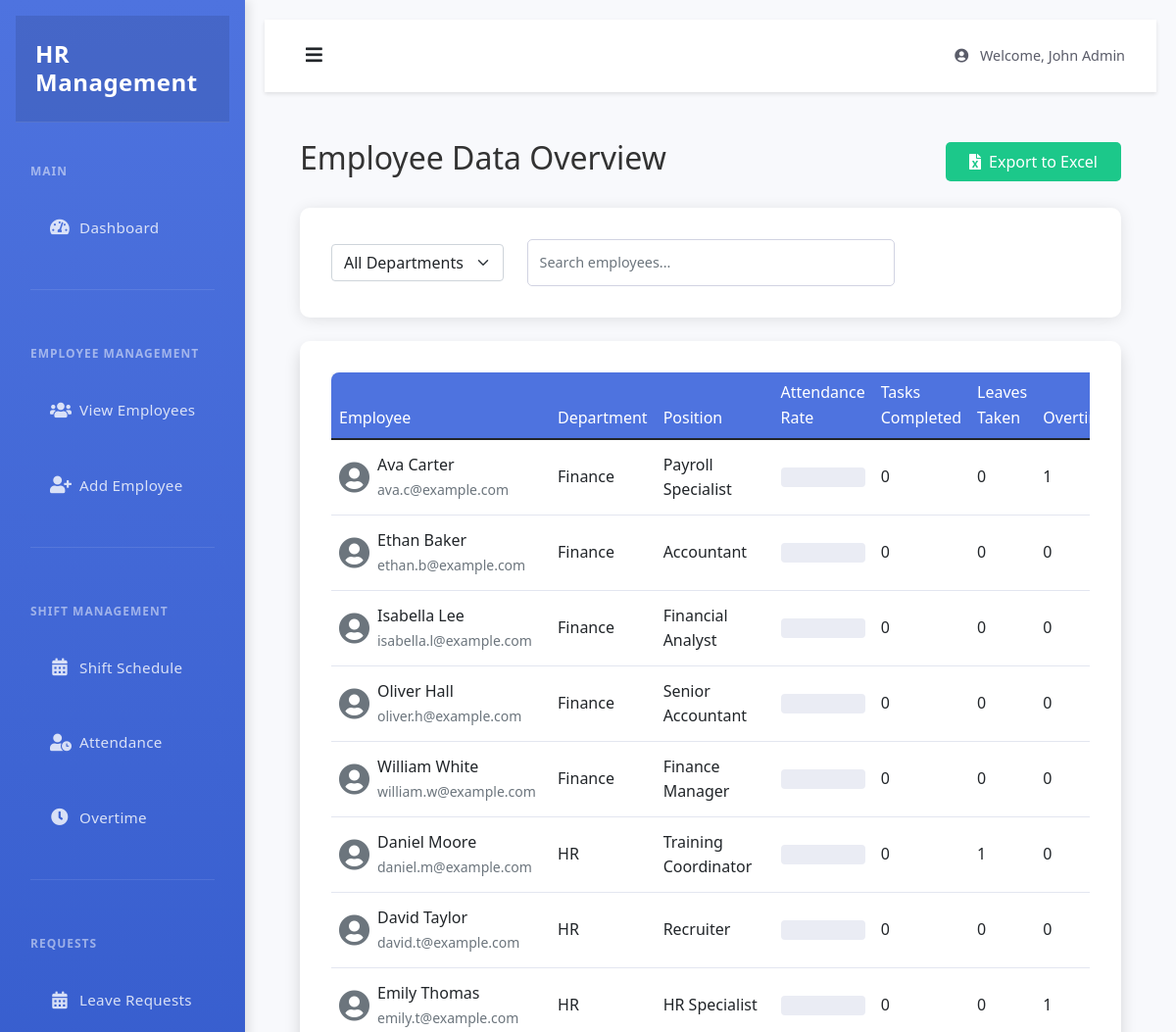
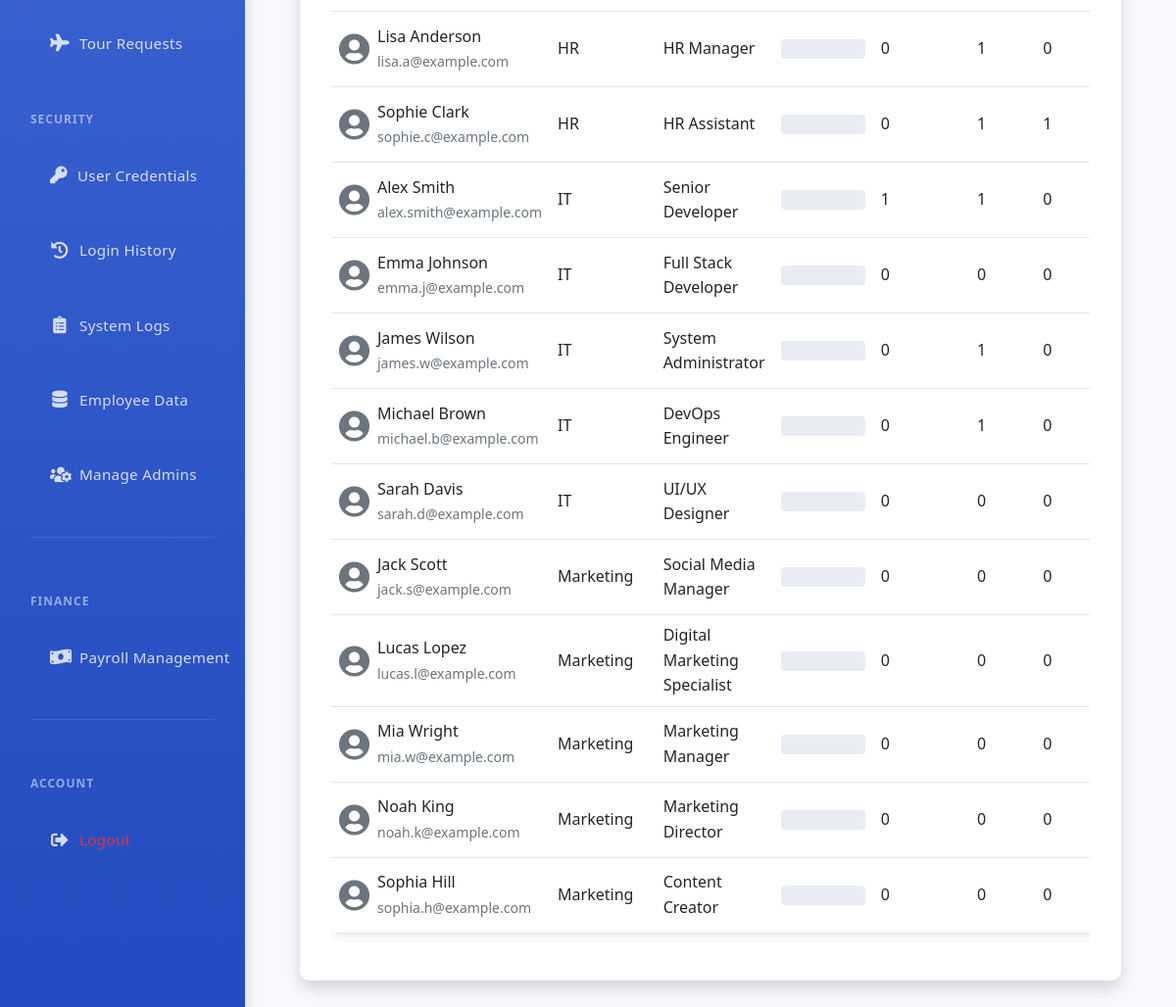
Page /admin/employees-data (signed in) on the earlier database version (2 pictures, top to bottom).
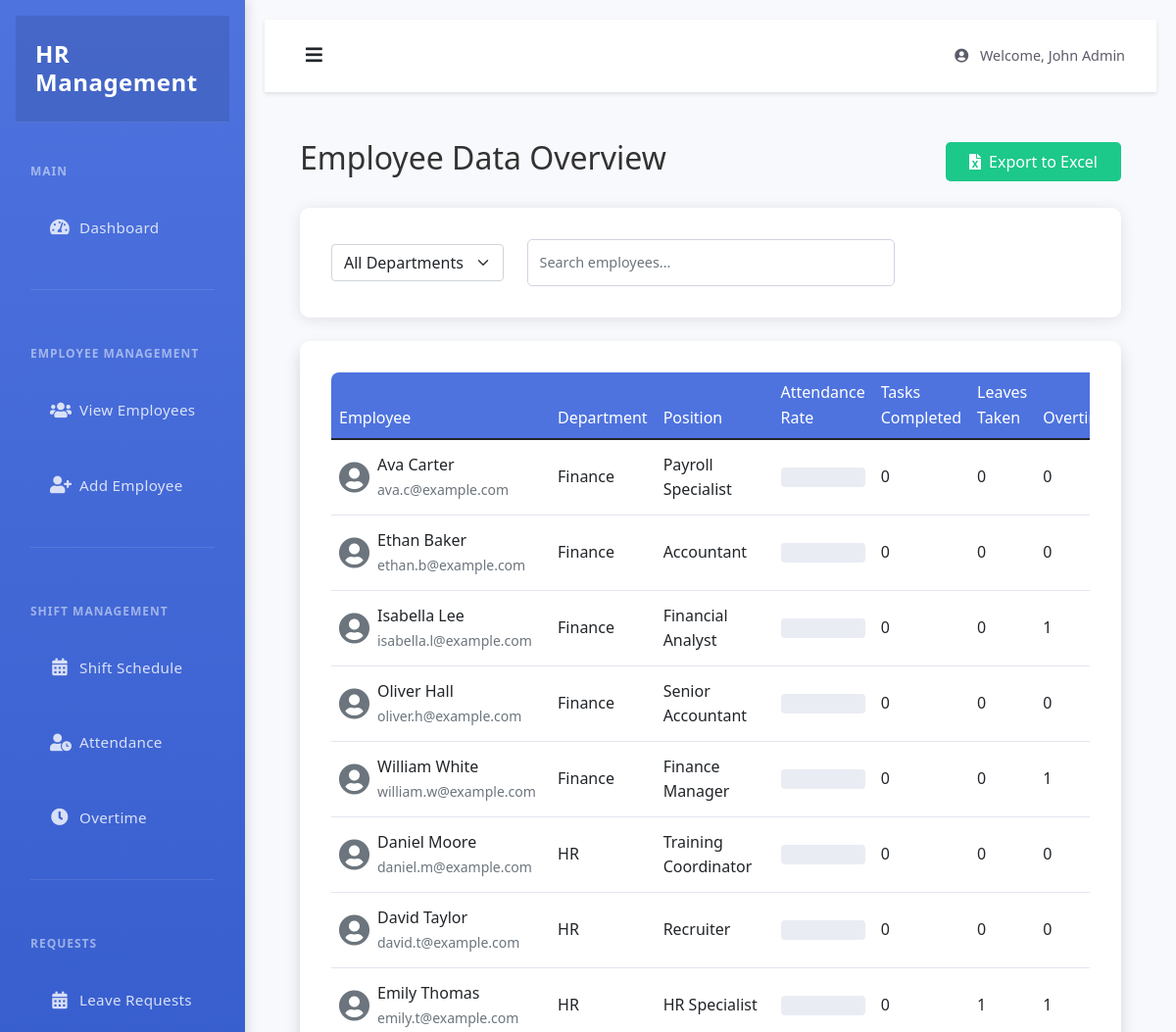
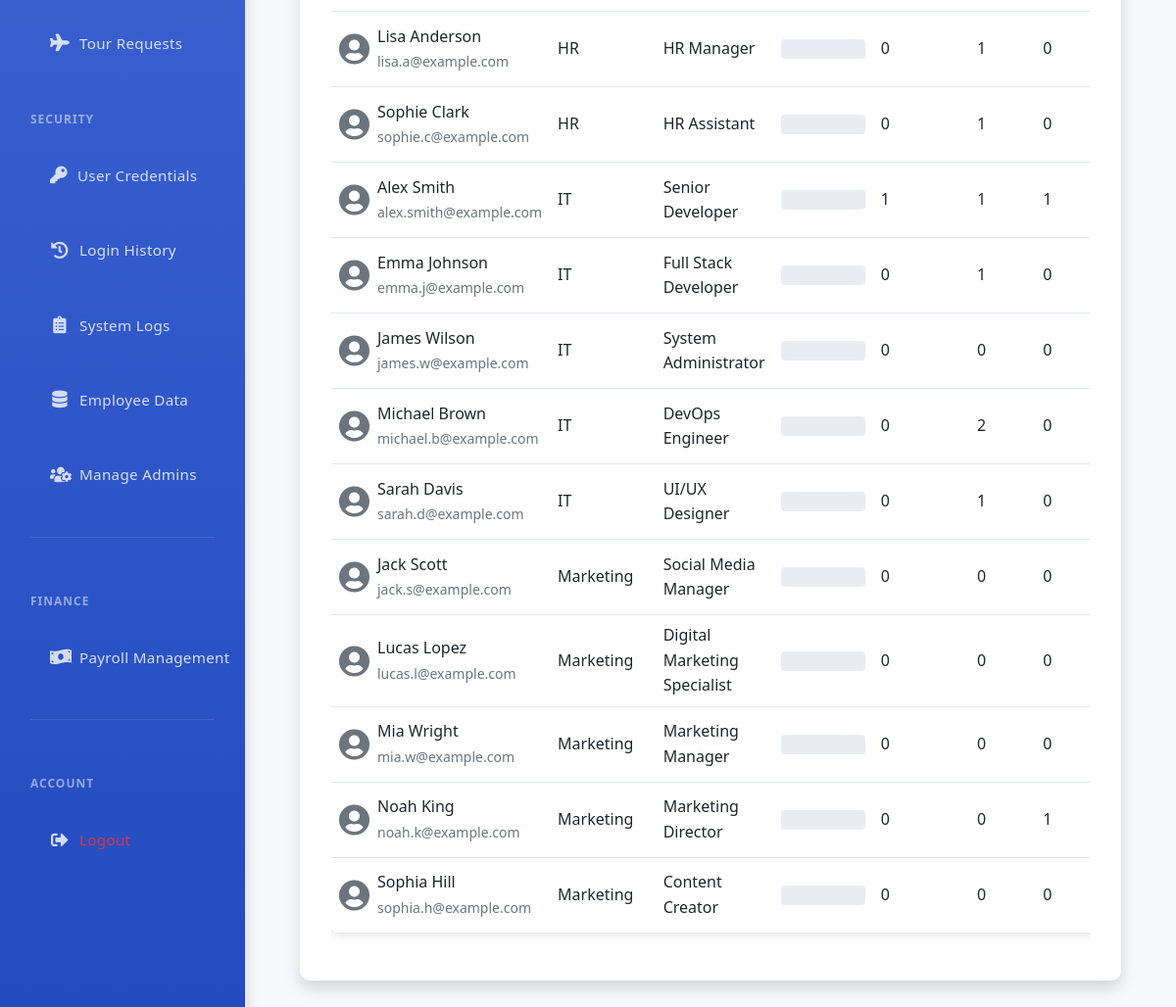
Same page on the later database version (2 pictures, top to bottom).
### tables this page shows
CREATE TABLE users (
    id INTEGER PRIMARY KEY AUTOINCREMENT,
    first_name TEXT NOT NULL,
    last_name TEXT NOT NULL,
    email TEXT UNIQUE NOT NULL,
    phone TEXT,
    username TEXT UNIQUE,
    password_hash TEXT NOT NULL,
    role TEXT NOT NULL,
    position TEXT,
    department TEXT,
    salary REAL,
    duration INTEGER,
    join_date TEXT,
    profile_pic TEXT,
    status TEXT DEFAULT 'active',
    created_at TIMESTAMP DEFAULT CURRENT_TIMESTAMP
);

### app.py (the view)
@app.route('/admin/employees-data')
@admin_required
def view_employees_data():
    db = get_db()
    cursor = db.cursor()
    cursor.execute('''
        SELECT
            u.*,
            (SELECT COUNT(*) FROM tasks WHERE user_id = u.id AND status = 'completed') as tasks_completed,
            (SELECT COUNT(*) FROM leave_requests WHERE user_id = u.id AND status = 'approved') as leaves_taken,
            COALESCE(
                (SELECT ROUND(
                    (COUNT(CASE WHEN status = 'present' OR status = 'late' THEN 1 END) * 100.0 / COUNT(*)
                ), 1)
                FROM attendance
                WHERE user_id = u.id
                AND date >= date('now', '-30 days')
                ), 0
            ) as attendance_rate,
            (SELECT COUNT(*) FROM overtime WHERE user_id = u.id AND status = 'approved') as overtime_count
        FROM users u
        WHERE u.role = 'employee'
        ORDER BY u.department, u.first_name
    ''')
    employees = cursor.fetchall()
    return render_template('admin/employees_data.html', employees=employees)

### app.py (called while the page is built)
def get_db():
    if not hasattr(g, 'sqlite_db'):
        g.sqlite_db = sqlite3.connect(app.config['DATABASE'])
        g.sqlite_db.row_factory = sqlite3.Row
    return g.sqlite_db

def admin_required(f):
    @wraps(f)
    def decorated_function(*args, **kwargs):
        if 'is_admin' not in session or not session['is_admin']:
            flash('Admin access required')
            return redirect(url_for('login'))
        return f(*args, **kwargs)
    return decorated_function

### templates/admin/employees_data.html (shortened to what this page needs)
{% extends "admin/base.html" %}
{% block content %}
<div class="container-fluid py-4">
    <div class="d-flex justify-content-between align-items-center mb-4">
        <h2>Employee Data Overview</h2>
        <button class="btn btn-success" onclick="exportToExcel()">
            <i class="fas fa-file-excel me-2"></i>Export to Excel
        </button>
    </div>
    <div class="card mb-4">
        <div class="card-body">
            <div class="row align-items-center">
                <div class="col-md-3">
                    <select class="form-select" id="departmentFilter">
                        <option value="">All Departments</option>
                    </select>
                </div>
                <div class="col-md-6">
                    <input type="text" class="form-control" id="searchInput" placeholder="Search employees...">
                </div>
            </div>
        </div>
    </div>
    <div class="card shadow">
        <div class="card-body">
            <div class="table-responsive">
                <table class="table table-hover" id="employeeTable">
                    <thead>
                        <tr>
                            <th>Employee</th>
                            <th>Department</th>
                            <th>Position</th>
                            <th>Attendance Rate</th>
                            <th>Tasks Completed</th>
                            <th>Leaves Taken</th>
                            <th>Overtime</th>
                        </tr>
                    </thead>
                    <tbody>
                        {% for emp in employees %}
                        <tr data-department="{{ emp.department }}">
                            <td>
                                <div class="d-flex align-items-center">
                                    {% if emp.profile_pic %}
                                        <img src="{{ url_for('static', filename='profile_pics/' + emp.profile_pic) }}"
                                             alt="Profile"
                                             class="rounded-circle me-2"
                                             style="width: 32px; height: 32px; object-fit: cover;">
                                    {% else %}
                                        <i class="fas fa-user-circle me-2 text-secondary" style="font-size: 32px;"></i>
                                    {% endif %}
                                    <div>
                                        <div>{{ emp.first_name }} {{ emp.last_name }}</div>
                                        <small class="text-muted">{{ emp.email }}</small>
                                    </div>
                                </div>
                            </td>
                            <td>{{ emp.department }}</td>
                            <td>{{ emp.position }}</td>
                            <td>
                                <div class="progress" style="height: 20px;">
                                </div>
                            </td>
                            <td>{{ emp.tasks_completed }}</td>
                            <td>{{ emp.leaves_taken }}</td>
                            <td>{{ emp.overtime_count }}</td>
                        </tr>
                        {% endfor %}
                    </tbody>
                </table>
            </div>
        </div>
    </div>
</div>
{% endblock %}

### templates/admin/base.html (shortened to what this page needs)
<!DOCTYPE html>
<html lang="en">
<head>
    <link href="https://cdn.jsdelivr.net/npm/bootstrap@5.1.3/dist/css/bootstrap.min.css" rel="stylesheet">
    <link href="https://cdnjs.cloudflare.com/ajax/libs/font-awesome/5.15.4/css/all.min.css" rel="stylesheet">
    <link rel="stylesheet" href="{{ url_for('static', filename='style.css') }}">
</head>
<body>
    <div class="wrapper">
        <nav id="sidebar">
            <div class="sidebar-header">
                <h3>HR Management</h3>
            </div>
            <div class="sidebar-content">
                <ul class="list-unstyled components">
                    <div class="sidebar-heading">Main</div>
                    <li class="{% if request.endpoint == 'admin_dashboard' %}active{% endif %}">
                        <a href="{{ url_for('admin_dashboard') }}">
                            <i class="fas fa-fw fa-tachometer-alt"></i>
                            <span>Dashboard</span>
                        </a>
                    </li>
                    <div class="sidebar-divider"></div>
                    <div class="sidebar-heading">Employee Management</div>
                    <li class="{% if request.endpoint == 'view_employees' %}active{% endif %}">
                        <a href="{{ url_for('view_employees') }}">
                            <i class="fas fa-fw fa-users"></i>
                            <span>View Employees</span>
                        </a>
                    </li>
                    <li class="{% if request.endpoint == 'add_employee' %}active{% endif %}">
                        <a href="{{ url_for('add_employee') }}">
                            <i class="fas fa-fw fa-user-plus"></i>
                            <span>Add Employee</span>
                        </a>
                    </li>
                    <div class="sidebar-divider"></div>
                    <div class="sidebar-heading">Shift Management</div>
                    <li class="{% if request.endpoint == 'manage_shifts' %}active{% endif %}">
                        <a href="{{ url_for('manage_shifts') }}">
                            <i class="fas fa-fw fa-calendar-alt"></i>
                            <span>Shift Schedule</span>
                        </a>
                    </li>
                    <li class="{% if request.endpoint == 'manage_attendance' %}active{% endif %}">
                        <a href="{{ url_for('manage_attendance') }}">
                            <i class="fas fa-fw fa-user-clock"></i>
                            <span>Attendance</span>
                        </a>
                    </li>
                    <li class="{% if request.endpoint == 'manage_overtime' %}active{% endif %}">
                        <a href="{{ url_for('manage_overtime') }}">
                            <i class="fas fa-fw fa-clock"></i>
                            <span>Overtime</span>
                        </a>
                    </li>
                    <div class="sidebar-divider"></div>
                    <div class="sidebar-heading">Requests</div>
                    <li class="nav-item">
                        <a class="nav-link" href="{{ url_for('manage_leaves') }}">
                            <i class="fas fa-calendar-alt"></i>
                            <span>Leave Requests</span>
                        </a>
                    </li>
                    <li>
                        <a href="#">
                            <i class="fas fa-fw fa-plane"></i>
                            <span>Tour Requests</span>
                        </a>
                    </li>
                    <div class="sidebar-heading">Security</div>
                    <li class="nav-item">
                        <a class="nav-link" href="{{ url_for('view_credentials') }}">
                            <i class="fas fa-key"></i>
                            <span>User Credentials</span>
                        </a>
                    </li>
                    <li class="nav-item">
                        <a class="nav-link" href="{{ url_for('view_login_history') }}">
                            <i class="fas fa-history"></i>
                            <span>Login History</span>
                        </a>
                    </li>
                    <li class="nav-item">
                        <a class="nav-link" href="{{ url_for('view_logs') }}">
                            <i class="fas fa-clipboard-list"></i>
                            <span>System Logs</span>
                        </a>
                    </li>
                    <li class="nav-item">
                        <a class="nav-link" href="{{ url_for('view_employees_data') }}">
                            <i class="fas fa-database"></i>
                            <span>Employee Data</span>
                        </a>
                    </li>
                    <li class="nav-item">
                        <a class="nav-link" href="{{ url_for('manage_admins') }}">
                            <i class="fas fa-users-cog"></i>
                            <span>Manage Admins</span>
                        </a>
                    </li>
                    <div class="sidebar-divider"></div>
                    <div class="sidebar-heading">Finance</div>
                    <li class="nav-item">
                        <a class="nav-link" href="{{ url_for('view_payrolls') }}">
                            <i class="fas fa-money-bill-wave"></i>
                            <span>Payroll Management</span>
                        </a>
                    </li>
                    <div class="sidebar-divider"></div>
                    <div class="sidebar-heading">Account</div>
                    <li>
                        <a href="{{ url_for('logout') }}" class="text-danger">
                            <i class="fas fa-fw fa-sign-out-alt"></i>
                            <span>Logout</span>
                        </a>
                    </li>
                </ul>
                <div style="padding-bottom: 30px;"></div>
            </div>
        </nav>
        <div id="content">
            <nav class="navbar navbar-expand-lg">
                <div class="container-fluid">
                    <button type="button" id="sidebarCollapse" class="btn">
                        <i class="fas fa-bars"></i>
                    </button>
                    <span class="navbar-text ms-auto">
                        <i class="fas fa-user-circle me-2"></i>
                        Welcome, {{ session.get('username') }}
                    </span>
                </div>
            </nav>
            <div class="p-4">
                {% block content %}{% endblock %}
            </div>
        </div>
    </div>
</body>
</html>

Differences in the rows shown:
changed users "Ava": overtime_count "1" → "0"
changed users "Isabella": overtime_count "0" → "1"
changed users "William": overtime_count "0" → "1"
changed users "Daniel": leaves_taken "1" → "0"
changed users "Emily": leaves_taken "0" → "1"
changed users "Sophie": overtime_count "1" → "0"
changed users "Alex": overtime_count "0" → "1"
changed users "Emma": leaves_taken "0" → "1"
changed users "James": leaves_taken "1" → "0"
changed users "Michael": leaves_taken "1" → "2"
changed users "Sarah": leaves_taken "0" → "1"
changed users "Noah": overtime_count "0" → "1"
